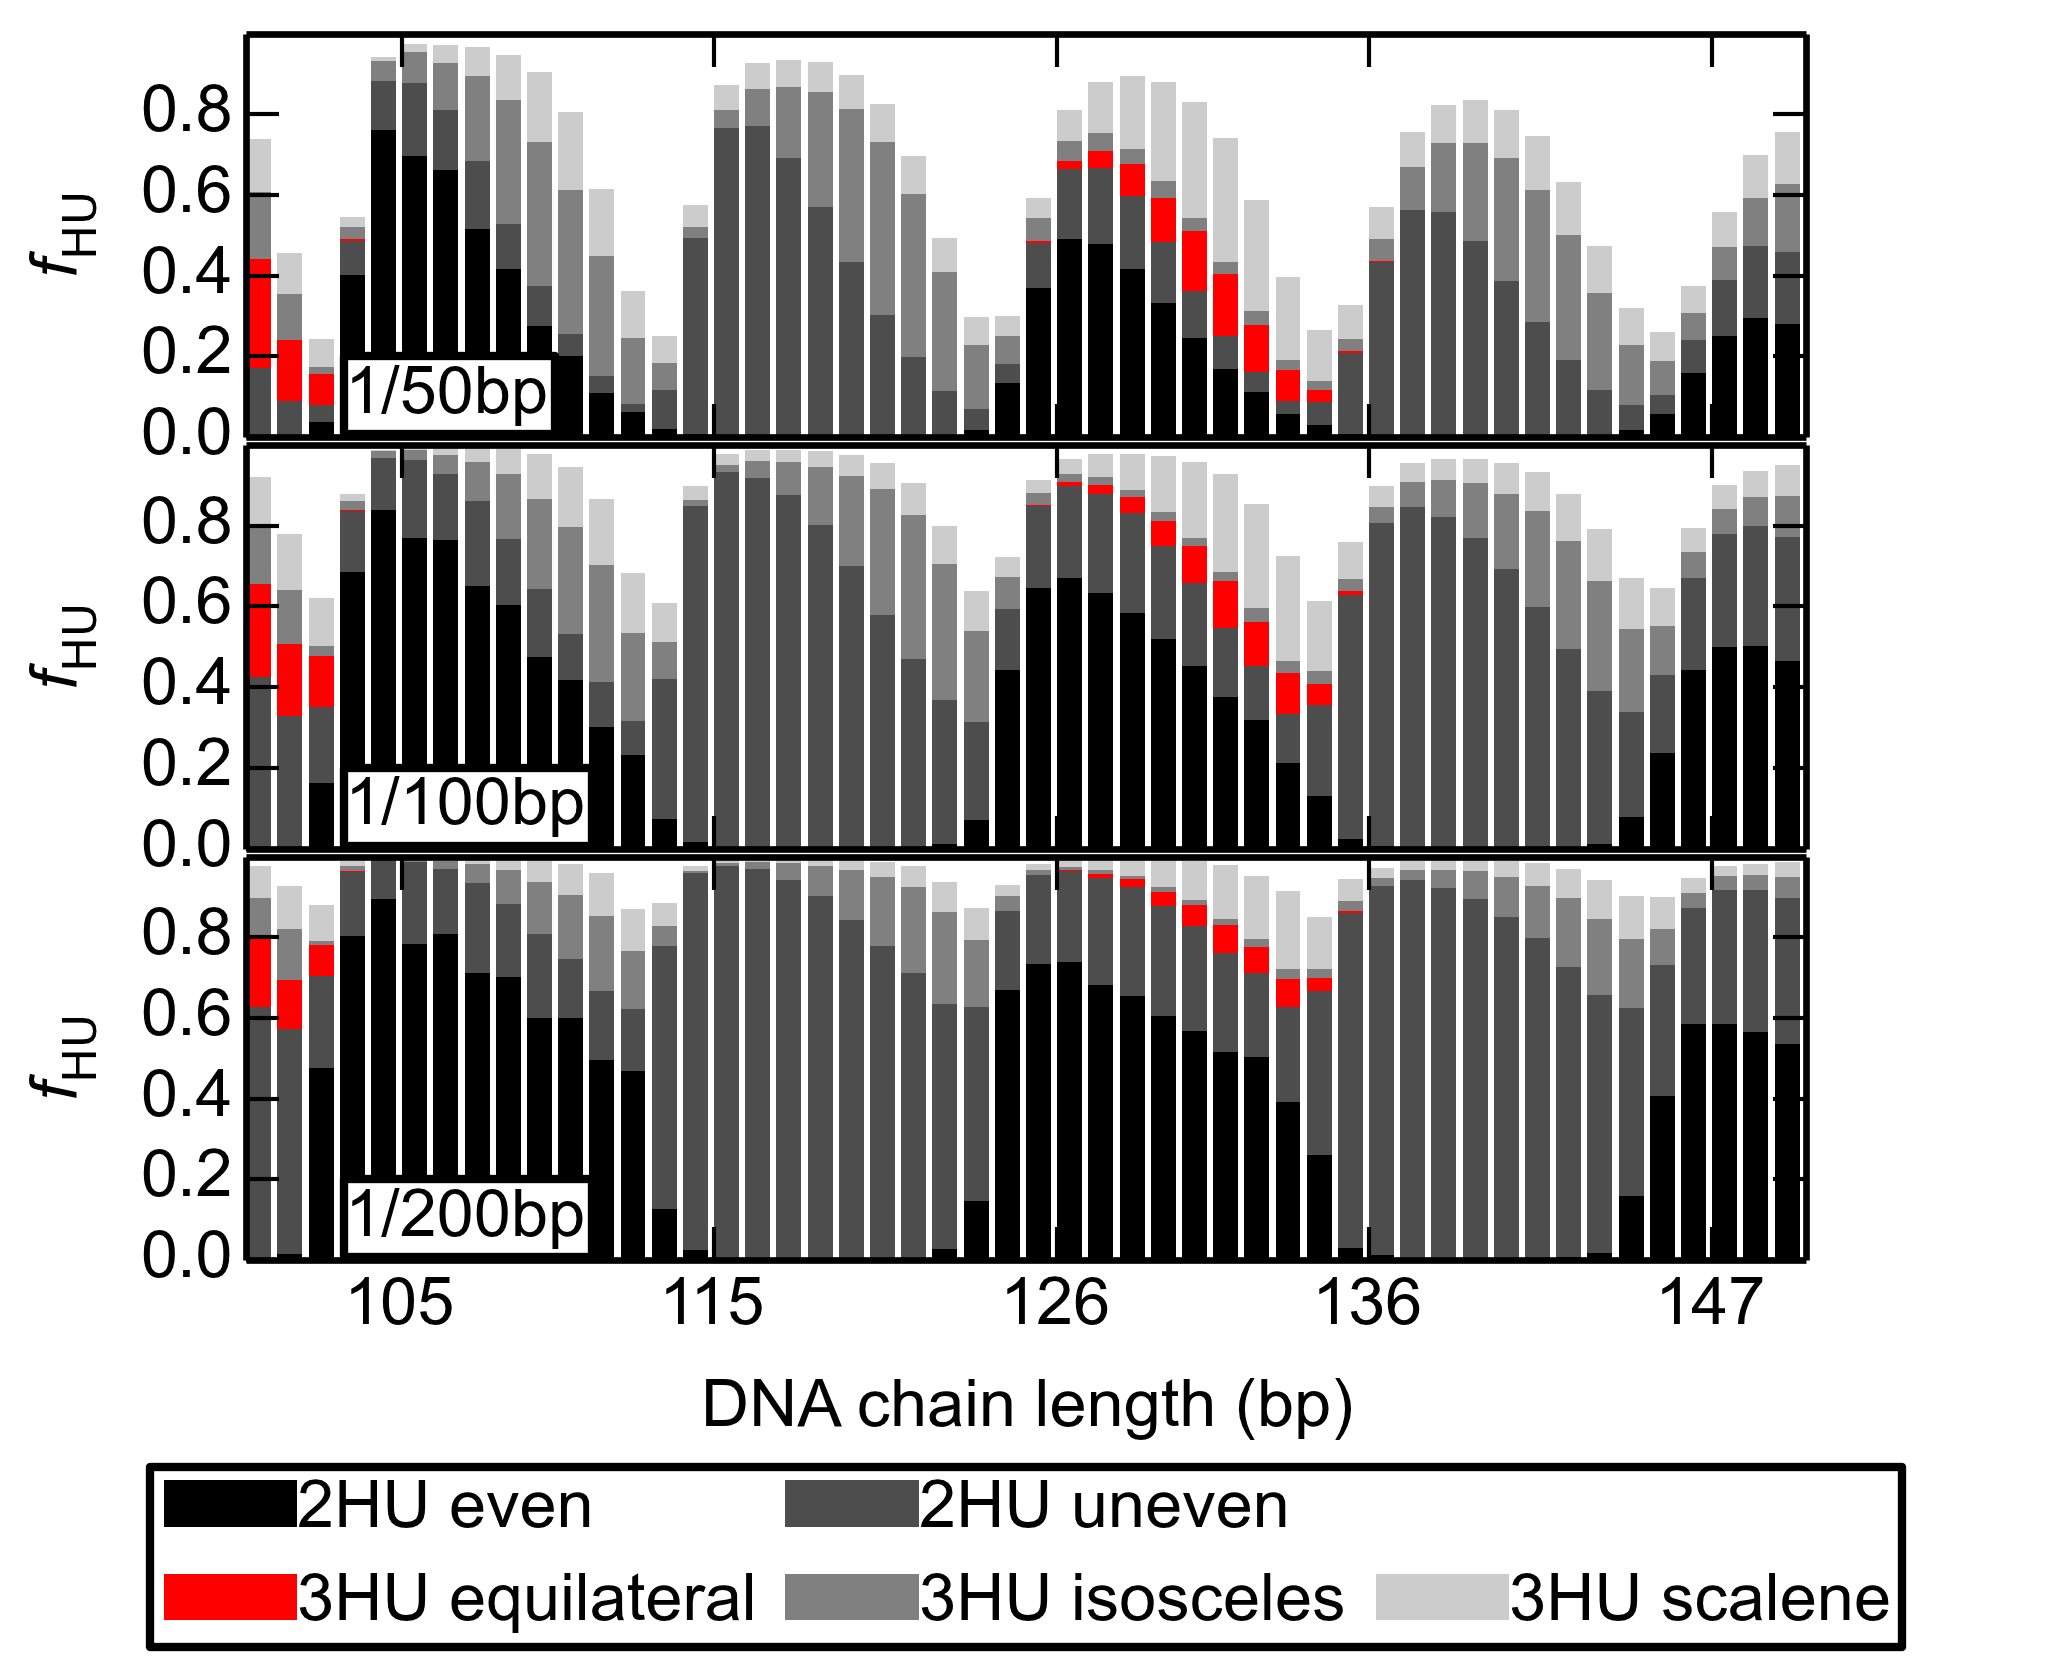

Write the Python code that produced this figure.
#import csv
from matplotlib.pyplot import *
import pandas as pd
import matplotlib.gridspec as gridspec

fig=figure(figsize=(3.42,2.8),dpi=600) #is in control
#fig={'figsize':(3.42,5),'dpi':600} #is not in control
font = {'family':'Arial','weight':'normal','size':7} #is in control
rc('font', **font)
#rc('figure',**fig)
gs1 = gridspec.GridSpec(3, 1)
gs1.update(left=0.12, right=0.88,top=0.98, bottom=0.25, wspace=0.05,hspace=0.02)
ax1=subplot(gs1[0, :])
ax2=subplot(gs1[1, :])
ax3=subplot(gs1[2, :])

rcParams.update({'font.size': 8,
			     'backend': 'pdf',
			     'axes.labelsize':  8,
			     'text.fontsize':   8,
			     'legend.fontsize': 8,
			     'xtick.labelsize': 8,
			     'ytick.major.pad': 2,
			     'xtick.major.pad': 2,
			     'ytick.labelsize': 8,
'axes.linewidth': .8,
			     'lines.linewidth': .1,
			     'mathtext.fontset': 'custom',
			     'mathtext.default': "regular",
			     'mathtext.rm': "Arial",
			     'mathtext.it': "Arial:italic",
			     'font.sans-serif': "Arial",
			     'font.family': "Arial",
			     'font.style': 'normal',
			     'text.usetex': False,
			     'savefig.dpi': 600,
			     'figure.dpi': 600})

filename="C:\Users\honey66clover\Desktop\Weijuan\DNA\HU\sample pictures2\s4\HU-bound DNA shape_1per50_100-149.csv" 
df=pd.read_table(filename,sep=',')
#print df
x=df['HU/50bp']
HU2even=df['2HU even']
HU2uneven=df['2HU uneven']
HU3equi=df['3HU equilateral']
HU3iso=df['3HU isosceles']
HU3scal=df['3HU scalene']
HU4=df['4HU or more']
p21=ax1.bar(x,HU2even,color='0',label='2HU even',linewidth=0)
p22=ax1.bar(x,HU2uneven,color='0.3',bottom=HU2even,label='2HU uneven',linewidth=0)
p31=ax1.bar(x,HU3equi,color='r',bottom=HU2even+HU2uneven,label='3HU equilateral',linewidth=0)
p32=ax1.bar(x,HU3iso,color='0.5',bottom=HU2even+HU2uneven+HU3equi,label='3HU isosceles',linewidth=0)
p33=ax1.bar(x,HU3scal,color='0.8',bottom=HU2even+HU2uneven+HU3equi+HU3iso,label='3HU scalene',linewidth=0)
p4=ax1.bar(x,HU4,color='1',bottom=HU2even+HU2uneven+HU3equi+HU3iso+HU3scal,label='3HU scalene',linewidth=0)
#title('probabilities of different shapes for 1per50')
#legend((p21[0],p22[0],p31[0],p32[0],p33[0]),('2HU even','2HU uneven','3HU equilateral','3HU isosceles','3HU scalene'))
#legend(bbox_to_anchor=(1.05, 1), loc=2, borderaxespad=0.,prop={'size':10})
#legend(bbox_to_anchor=(0., 0, 1, .102), loc=3,ncol=5, mode="expand",borderaxespad=0.)

filename="C:\Users\honey66clover\Desktop\Weijuan\DNA\HU\sample pictures2\s4\HU-bound DNA shape_1per100_100-149.csv" 
df=pd.read_table(filename,sep=',')
#print df
x=df['HU/100bp']
HU2even=df['2HU even']
HU2uneven=df['2HU uneven']
HU3equi=df['3HU equilateral']
HU3iso=df['3HU isosceles']
HU3scal=df['3HU scalene']
HU4=df['4HU or more']
p21=ax2.bar(x,HU2even,color='0',label='2HU even',linewidth=0)
p22=ax2.bar(x,HU2uneven,color='0.3',bottom=HU2even,label='2HU uneven',linewidth=0)
p31=ax2.bar(x,HU3equi,color='r',bottom=HU2even+HU2uneven,label='3HU equilateral',linewidth=0)
p32=ax2.bar(x,HU3iso,color='0.5',bottom=HU2even+HU2uneven+HU3equi,label='3HU isosceles',linewidth=0)
p33=ax2.bar(x,HU3scal,color='0.8',bottom=HU2even+HU2uneven+HU3equi+HU3iso,label='3HU scalene',linewidth=0)
p4=ax2.bar(x,HU4,color='1',bottom=HU2even+HU2uneven+HU3equi+HU3iso+HU3scal,label='3HU scalene',linewidth=0)

filename="C:\Users\honey66clover\Desktop\Weijuan\DNA\HU\sample pictures2\s4\HU-bound DNA shape_1per200_100-149.csv" 
df=pd.read_table(filename,sep=',')
#print df
x=df['HU/200bp']
HU2even=df['2HU even']
HU2uneven=df['2HU uneven']
HU3equi=df['3HU equilateral']
HU3iso=df['3HU isosceles']
HU3scal=df['3HU scalene']
HU4=df['4HU or more']
p21=ax3.bar(x,HU2even,color='0',label='2HU even',linewidth=0)
p22=ax3.bar(x,HU2uneven,color='0.3',bottom=HU2even,label='2HU uneven',linewidth=0)
p31=ax3.bar(x,HU3equi,color='r',bottom=HU2even+HU2uneven,label='3HU equilateral',linewidth=0)
p32=ax3.bar(x,HU3iso,color='0.5',bottom=HU2even+HU2uneven+HU3equi,label='3HU isosceles',linewidth=0)
p33=ax3.bar(x,HU3scal,color='0.8',bottom=HU2even+HU2uneven+HU3equi+HU3iso,label='3HU scalene',linewidth=0)
p4=ax2.bar(x,HU4,color='1',bottom=HU2even+HU2uneven+HU3equi+HU3iso+HU3scal,label='3HU scalene',linewidth=0)

#fig.legend(bbox_to_anchor=(0., -0., 1, -0.), loc=8,ncol=3, mode="expand",borderaxespad=0.)
fig.legend((p21,p31,p22,p32,p4,p33),('2HU even','3HU equilateral','2HU uneven','3HU isosceles','\t','3HU scalene'),bbox_to_anchor=(0., 0., 1, -0.6),loc=8,ncol=3,borderpad=0.2,handletextpad=0.,columnspacing=0.5)
#fig.legend((p21,p31,p22,p32,p4,p33),('2HU even','3HU equilateral','2HU uneven','3HU isosceles','\t','3HU scalene'), bbox_to_anchor=(0., 0.2, 1, -0.),loc=4,borderpad=0.2,handletextpad=0.)
setp(ax1.get_xticklabels() + ax2.get_xticklabels(),visible=False)
ax1.set_yticks([0,0.2,0.4,0.6,0.8])
ax2.set_yticks([0,0.2,0.4,0.6,0.8])
ax3.set_yticks([0,0.2,0.4,0.6,0.8])
ax1.set_ylim((0,1))
ax2.set_ylim((0,1))
ax3.set_ylim((0,1))
ax1.set_xticks([105,115,126,136,147])
ax2.set_xticks([105,115,126,136,147])
ax3.set_xticks([105,115,126,136,147])
ax1.set_ylabel(r'$\mathit{f}_\mathsf{HU}$',fontsize=8)
ax2.set_ylabel(r'$\mathit{f}_\mathsf{HU}$',fontsize=8)
ax3.set_ylabel(r'$\mathit{f}_\mathsf{HU}$',fontsize=8)
ax3.set_xlabel('DNA chain length (bp)',fontsize=8)
ax1.text(103.4, 0.06,'1/50bp',bbox={'facecolor':'white', 'alpha':1., 'pad':2},fontsize=8)
ax2.text(103.4, 0.06,'1/100bp',bbox={'facecolor':'white', 'alpha':1., 'pad':2},fontsize=8)
ax3.text(103.4, 0.06,'1/200bp',bbox={'facecolor':'white', 'alpha':1., 'pad':2},fontsize=8)
savefig('C:\Users\honey66clover\Desktop\Weijuan\DNA\HU\sample pictures2\s4\s4.1.png',dpi=600)